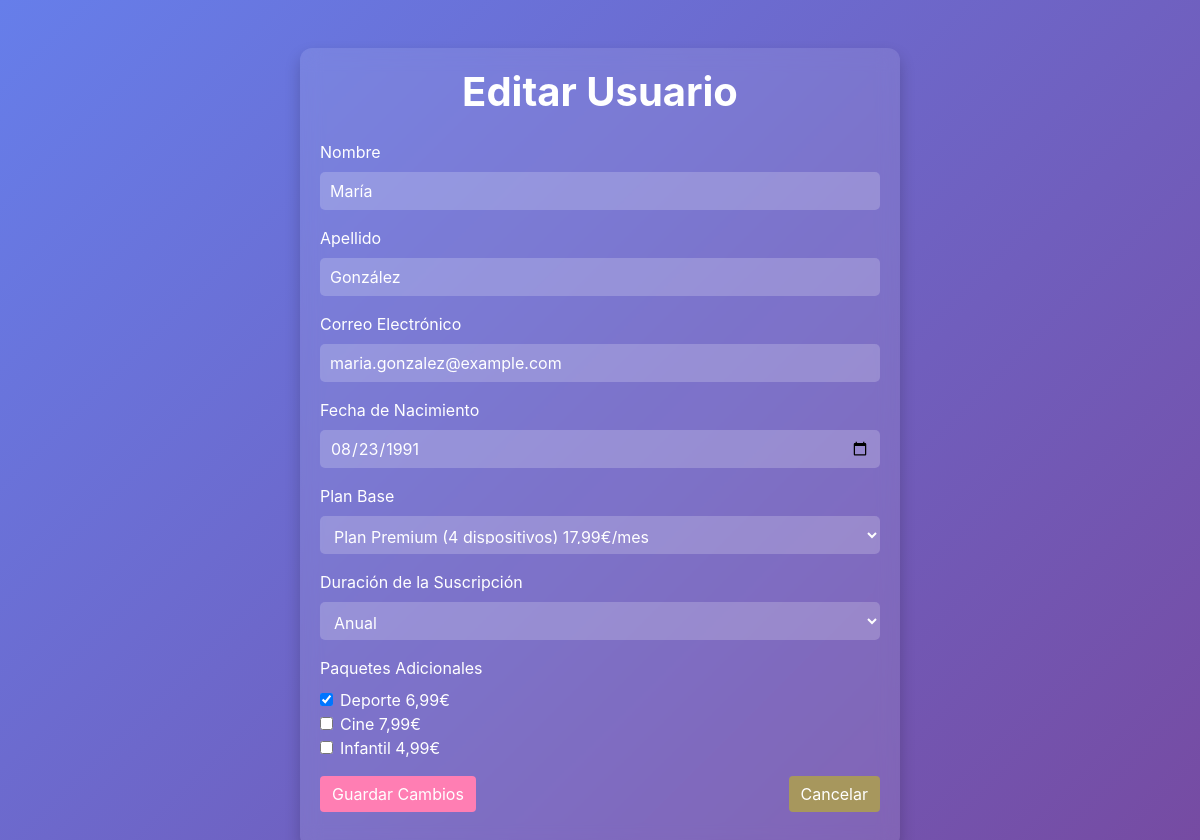
/Vista/editar_usuario.php?id=2, run on the app's committed database.
### tables this page shows
CREATE TABLE Usuarios (
    id INT AUTO_INCREMENT PRIMARY KEY,
    nombre VARCHAR(100) NOT NULL,
    apellidos VARCHAR(100) NOT NULL,
    correo_electronico VARCHAR(100) NOT NULL UNIQUE,
    fecha_nacimiento date NOT NULL,
    plan_base ENUM('Básico', 'Estándar', 'Premium') NOT NULL,
    duracion_suscripcion ENUM('Mensual', 'Anual') NOT NULL
);

### Config/db_config.php (called while the page is built, shortened)
<?php
class Conexion {
    private $servidor = 'localhost';
    private $usuario = 'root';
    private $password = 'curso';
    private $base_datos = 'Hito_programacion';
    public function __construct() {
        $this->conexion = new mysqli($this->servidor, $this->usuario, $this->password, $this->base_datos);
    }
}
?>

### Controlador/UsuariosController.php (called while the page is built, shortened)
<?php
require_once '../modelo/class_usuario.php';
class UsuariosController {
    private $modelo;
    public function __construct() {
        $this->modelo = new Usuario();
    }
    public function obtenerUsuarioPorId($id_usuario) {
        return $this->modelo->obtenerUsuarioPorId($id_usuario);
    }
}
?>

### Modelo/class_usuario.php (called while the page is built, shortened)
<?php
require_once '../config/db_config.php';
class Usuario {
    private $conexion;
    public function __construct() {
        $this->conexion = new Conexion();
    }
    public function obtenerUsuarioPorId($id_usuario) {
        $query = "SELECT * FROM Usuarios WHERE id = ?";
        $stmt = $this->conexion->conexion->prepare($query);
        $stmt->bind_param("i", $id_usuario);
        $stmt->execute();
        $resultado = $stmt->get_result();
        return $resultado->fetch_assoc();
    }
}
?>

### Vista/editar_usuario.php (the view, shortened to what this page needs)
<?php
require_once '../controlador/UsuariosController.php';
$controller = new UsuariosController();
if (isset($_GET['id']) && is_numeric($_GET['id'])) {
    $id_usuario = $_GET['id'];
    $usuario = $controller->obtenerUsuarioPorId($id_usuario);
} else {
    echo "ID de usuario no proporcionado.";
    exit();
}
?>
<!DOCTYPE html>
<html lang="es">
<head>
    <link href="https://stackpath.bootstrapcdn.com/bootstrap/4.5.2/css/bootstrap.min.css" rel="stylesheet">
</head>
<body>
    <div class="container mt-5">
        <h1 class="mb-4 text-center">Editar Usuario</h1>
        <form method="post" action="">
            <div class="form-group">
                <label for="nombre">Nombre</label>
                <input type="text" name="nombre" id="nombre" class="form-control" value="<?php echo htmlspecialchars($usuario['nombre']); ?>" required>
            </div>
            <div class="form-group">
                <label for="apellido">Apellido</label>
                <input type="text" name="apellido" id="apellido" class="form-control" value="<?php echo htmlspecialchars($usuario['apellidos']); ?>" required>
            </div>
            <div class="form-group">
                <label for="correo_electronico">Correo Electrónico</label>
                <input type="email" name="correo_electronico" id="correo_electronico" class="form-control" value="<?php echo htmlspecialchars($usuario['correo_electronico']); ?>" required>
            </div>
            <div class="form-group">
                <label for="fecha_nacimiento">Fecha de Nacimiento</label>
                <input type="date" name="fecha_nacimiento" id="fecha_nacimiento" class="form-control" value="<?php echo htmlspecialchars($usuario['fecha_nacimiento']); ?>" required max="2025-01-31">
            </div>
            <div class="form-group">
                <label for="plan_base">Plan Base</label>
                <select name="plan_base" id="plan_base" class="form-control" required>
                    <option value="Premium" <?php echo ($usuario['plan_base'] === 'Premium') ? 'selected' : ''; ?>>Plan Premium (4 dispositivos) 17,99€/mes</option>
                </select>
            </div>
            <div class="form-group">
                <label for="duracion_suscripcion">Duración de la Suscripción</label>
                <select name="duracion_suscripcion" id="duracion_suscripcion" class="form-control" required>
                    <option value="Anual" <?php echo ($usuario['duracion_suscripcion'] === 'Anual') ? 'selected' : ''; ?>>Anual</option>
                </select>
            </div>
            <div class="form-group" id="paquetes">
            </div>
            <div class="form-group d-flex justify-content-between">
                <button type="submit" class="btn btn-primary">Guardar Cambios</button>
                <a href="lista_usuarios.php" class="btn btn-secondary">Cancelar</a>
            </div>
        </form>
    </div>
</body>
</html>

### Vista/editar_usuario.php (style rules this page uses)
body { background: linear-gradient(135deg, #667eea, #764ba2); min-height: 100vh; display: flex; justify-content: center; align-items: center; color: white; }
.container { max-width: 600px; background: rgba(255, 255, 255, 0.1); padding: 20px; border-radius: 12px; box-shadow: 0px 8px 16px rgba(0, 0, 0, 0.2); backdrop-filter: blur(10px); }
h1 { text-align: center; font-weight: bold; }
.form-control, .form-select { background: rgba(255, 255, 255, 0.2); border: none; color: white; }
.form-control::placeholder { color: rgba(255, 255, 255, 0.7); }
.btn-primary { background-color: #ff7eb3; border: none; }
.btn-secondary { background-color:rgb(167, 151, 93); border: none; }
.form-control { background: rgba(255, 255, 255, 0.2); border: none; color: white; font-size: 16px; padding: 10px; border-radius: 5px; transition: background-color 0.3s ease; }
.form-control::placeholder { color: rgba(255, 255, 255, 0.7); opacity: 1; }

### data on the page
usuarios: nombre "María", apellido "González", correo_electronico "maria.gonzalez@example.com", fecha_nacimiento "08/23/1991", plan_base "Plan Premium (4 dispositivos) 17,99€/mes", duracion_suscripcion "Anual"
